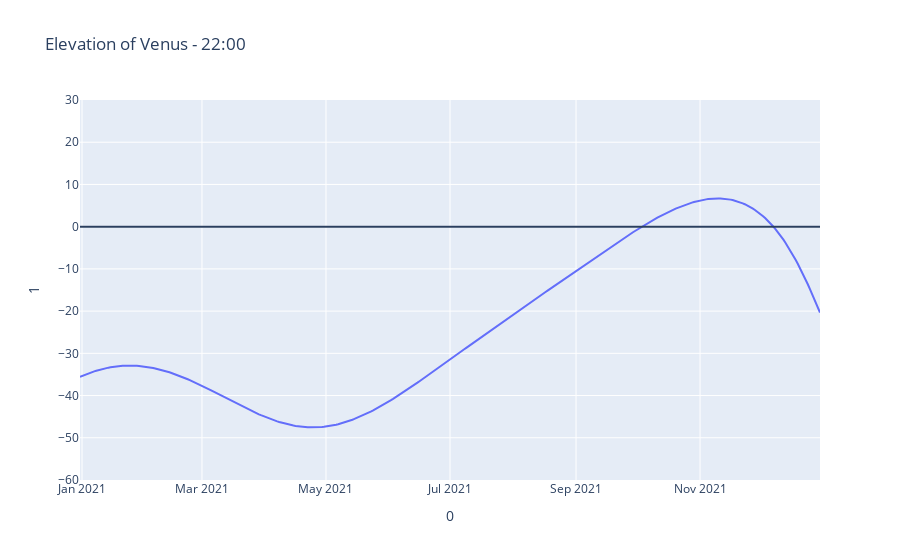

Here is the notebook cell this chart was saved with:
### Code cell
venus_tbl.sort()
df = pd.DataFrame(venus_tbl)

fig = px.line(df, x=0, y=1, range_y=[-60, 30], title='Elevation of Venus - 22:00')
fig.add_hline(y=0)
fig.show()

### Figure 1 — Plotly figure (JSON) as saved in the notebook; plotly's stock layout.template omitted (floating-point values rounded to 4 significant figures; data arrays with more than 128 entries replaced by an {"elided": "..."} marker saying what was removed)
{"data": [{"hovertemplate": "0=%{x}<br>1=%{y}<extra></extra>", "legendgroup": "", "line": {"color": "#636efa", "dash": "solid"}, "marker": {"symbol": "circle"}, "mode": "lines", "name": "", "orientation": "v", "showlegend": false, "type": "scatter", "x": {"elided": "365 str values"}, "xaxis": "x", "y": {"elided": "365 float values"}, "yaxis": "y"}], "layout": {"legend": {"tracegroupgap": 0}, "shapes": [{"type": "line", "x0": 0, "x1": 1, "xref": "x domain", "y0": 0, "y1": 0, "yref": "y"}], "title": {"text": "Elevation of Venus - 22:00"}, "xaxis": {"anchor": "y", "domain": [0, 1], "title": {"text": "0"}}, "yaxis": {"anchor": "x", "domain": [0, 1], "range": [-60, 30], "title": {"text": "1"}}}}
